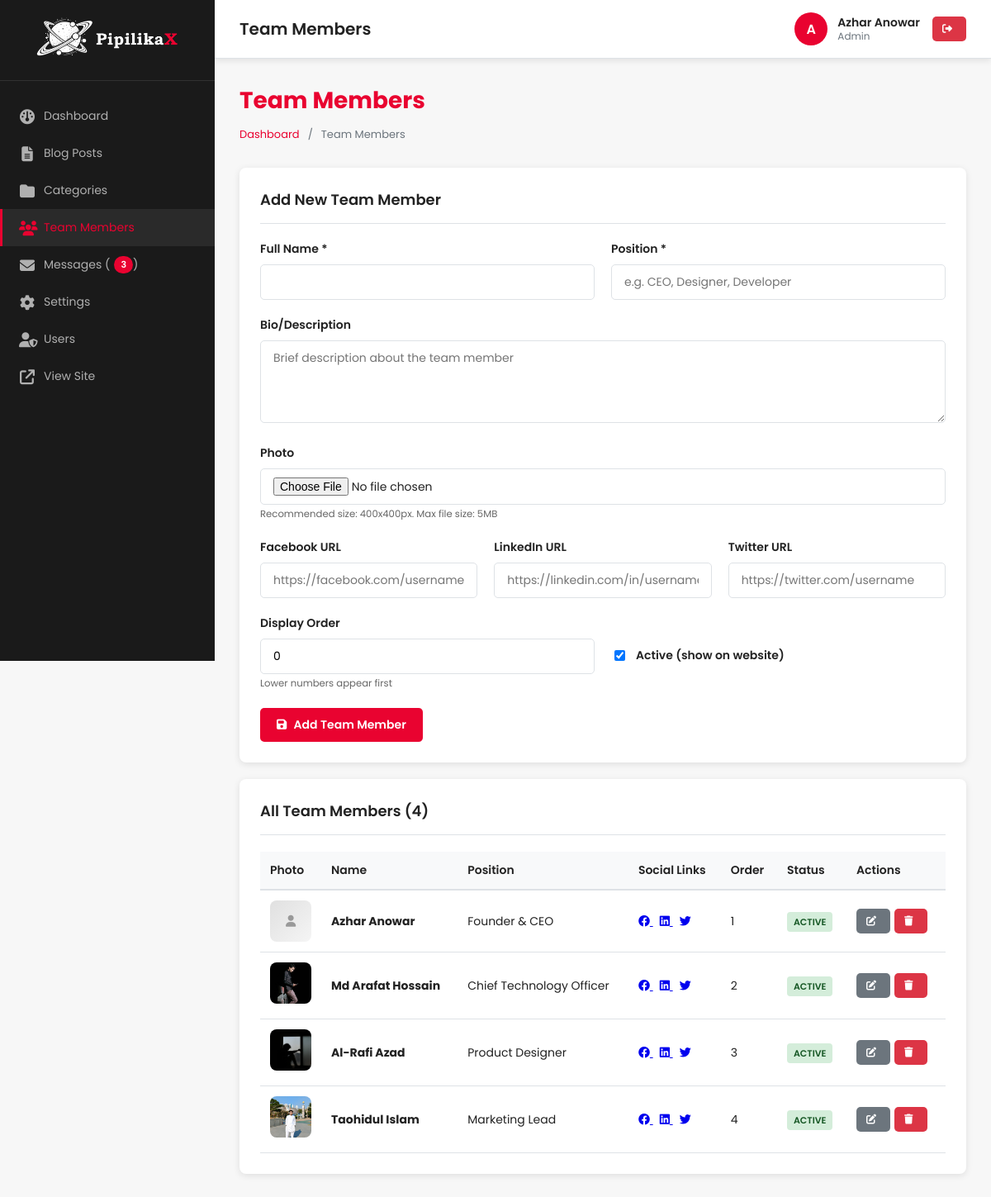
Page /admin/team/index.php (signed in) on the earlier database version.
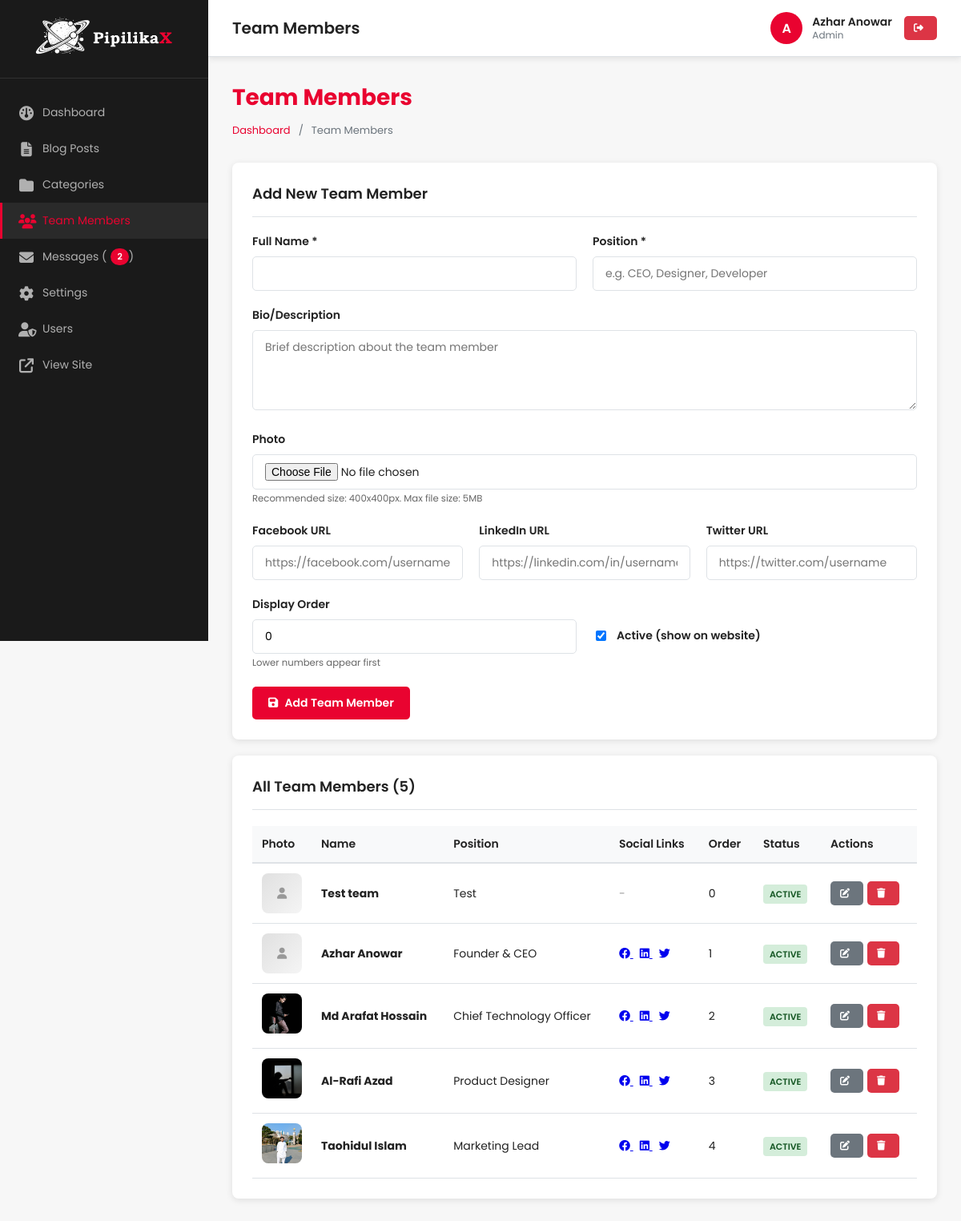
Same page on the later database version.
### tables this page shows
CREATE TABLE `team_members` (
  `id` int(11) NOT NULL,
  `name` varchar(100) NOT NULL,
  `position` varchar(100) NOT NULL,
  `photo` varchar(255) DEFAULT NULL,
  `bio` text DEFAULT NULL,
  `email` varchar(100) DEFAULT NULL,
  `phone` varchar(20) DEFAULT NULL,
  `facebook_url` varchar(255) DEFAULT NULL,
  `linkedin_url` varchar(255) DEFAULT NULL,
  `twitter_url` varchar(255) DEFAULT NULL,
  `github_url` varchar(255) DEFAULT NULL,
  `display_order` int(11) DEFAULT 0,
  `is_active` tinyint(1) DEFAULT 1,
  `created_at` timestamp NOT NULL DEFAULT current_timestamp(),
  `updated_at` timestamp NOT NULL DEFAULT '0000-00-00 00:00:00' ON UPDATE current_timestamp()
);

### admin/includes/auth-check.php (called while the page is built, shortened)
<?php
$current_user = [
    'id' => $_SESSION['user_id'],
    'username' => $_SESSION['username'],
    'full_name' => $_SESSION['full_name'],
    'role' => $_SESSION['user_role']
];

### admin/team/index.php (the view, shortened to what the changed rows need)
<?php
require_once __DIR__ . '/../includes/header.php';
$members = $pdo->query("SELECT * FROM team_members ORDER BY display_order ASC, name ASC")->fetchAll();
?>
<div class="page-header">
    <h2>Team Members</h2>
</div>
<div class="card">
    <div class="card-header">
        <h3>All Team Members (<?php echo count($members); ?>)</h3>
    </div>
    <?php if (count($members) > 0): ?>
        <table class="table">
            <thead>
                <tr>
                    <th style="width: 60px;">Photo</th>
                    <th>Name</th>
                    <th>Position</th>
                    <th>Social Links</th>
                    <th>Order</th>
                    <th>Status</th>
                    <th style="width: 120px;">Actions</th>
                </tr>
            </thead>
            <tbody>
                <?php
                foreach ($members as $member):
                    $member_image = null;
                    if ($member['photo']) {
                        if (file_exists(UPLOAD_PATH . 'team/' . $member['photo'])) {
                            $member_image = UPLOAD_URL . '/team/' . htmlspecialchars($member['photo']);
                        } elseif (file_exists(ROOT_PATH . '/assets/images/' . $member['photo'])) {
                            $member_image = ASSETS_URL . '/images/' . htmlspecialchars($member['photo']);
                        }
                    }
                    ?>
                    <tr>
                        <td>
                            <?php if ($member_image): ?>
                                <img src="<?php echo $member_image; ?>" alt="<?php echo htmlspecialchars($member['name']); ?>"
                                    style="width: 50px; height: 50px; object-fit: cover; border-radius: 8px;">
                            <?php else: ?>
                                <div
                                    style="width: 50px; height: 50px; border-radius: 8px; background: linear-gradient(135deg, #e0e0e0 0%, #f5f5f5 100%); display: flex; align-items: center; justify-content: center; color: #999;">
                                    <i class="fas fa-user"></i>
                                </div>
                            <?php endif; ?>
                        </td>
                        <td><strong><?php echo htmlspecialchars($member['name']); ?></strong></td>
                        <td><?php echo htmlspecialchars($member['position']); ?></td>
                        <td>
                            <?php if ($member['facebook_url']): ?>
                                <a href="<?php echo htmlspecialchars($member['facebook_url']); ?>" target="_blank" title="Facebook"
                                    style="margin-right: 8px;">
                                    <i class="fab fa-facebook"></i>
                                </a>
                            <?php endif; ?>
                            <?php if ($member['linkedin_url']): ?>
                                <a href="<?php echo htmlspecialchars($member['linkedin_url']); ?>" target="_blank" title="LinkedIn"
                                    style="margin-right: 8px;">
                                    <i class="fab fa-linkedin"></i>
                                </a>
                            <?php endif; ?>
                            <?php if ($member['twitter_url']): ?>
                                <a href="<?php echo htmlspecialchars($member['twitter_url']); ?>" target="_blank" title="Twitter">
                                    <i class="fab fa-twitter"></i>
                                </a>
                            <?php endif; ?>
                            <?php if (!$member['facebook_url'] && !$member['linkedin_url'] && !$member['twitter_url']): ?>
                                <span style="color: #999;">-</span>
                            <?php endif; ?>
                        </td>
                        <td><?php echo $member['display_order']; ?></td>
                        <td>
                            <?php if ($member['is_active']): ?>
                                <span class="badge badge-success">Active</span>
                            <?php else: ?>
                                <span class="badge badge-warning">Inactive</span>
                            <?php endif; ?>
                        </td>
                        <td>
                            <div class="action-buttons">
                                <a href="?edit=<?php echo $member['id']; ?>" class="btn btn-sm btn-secondary" title="Edit">
                                    <i class="fas fa-edit"></i>
                                </a>
                                <a href="?delete=<?php echo $member['id']; ?>" class="btn btn-sm btn-danger"
                                    onclick="return confirm('Are you sure you want to delete this team member?');"
                                    title="Delete">
                                    <i class="fas fa-trash"></i>
                                </a>
                            </div>
                        </td>
                    </tr>
                <?php endforeach; ?>
            </tbody>
        </table>
    <?php endif; ?>
</div>
<?php require_once __DIR__ . '/../includes/footer.php'; ?>

### admin/includes/sidebar.php (shortened to what the changed rows need)
<?php
$current_dir = basename(dirname($_SERVER['PHP_SELF']));
$user_role = $current_user['role'];
$unread_messages_count = 0;
if (in_array($user_role, ['admin', 'editor'])) {
    $stmt = $pdo->query("SELECT COUNT(*) FROM contact_messages WHERE status = 'new'");
    $unread_messages_count = $stmt->fetchColumn();
}
?>
<aside class="admin-sidebar">
    <nav>
        <ul>
            <?php if (in_array($user_role, ['admin', 'editor'])): ?>
                <li>
                    <a href="<?php echo ADMIN_URL; ?>/messages/index.php"
                        class="<?php echo $current_dir == 'messages' ? 'active' : ''; ?>">
                        <i class="fas fa-envelope"></i> Messages<?php if ($unread_messages_count > 0): ?> (<span
                                class="sidebar-badge"><?php echo $unread_messages_count; ?></span>)<?php endif; ?>
                    </a>
                </li>
            <?php endif; ?>
        </ul>
    </nav>
</aside>

Differences in the rows shown:
added team_members: name "Test team", position "Test", display_order "0", is_active "ACTIVE"
Other differences:
$unread_messages_count: "3" → "2"
count($members): "4" → "5"
